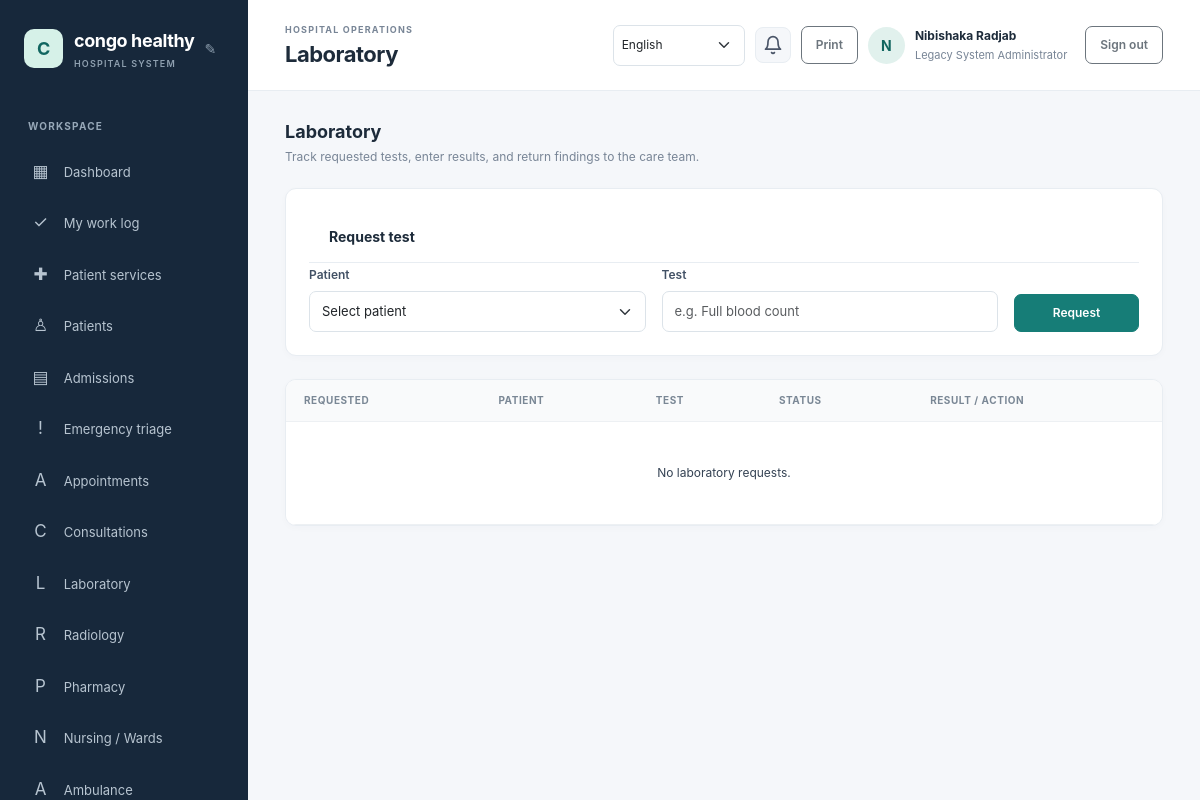
The page /laboratory/index.php (signed in) on the database its author committed.
### tables this page shows
CREATE TABLE `hospital_settings` (
  `setting_key` varchar(80) NOT NULL,
  `setting_value` text NOT NULL,
  `updated_at` timestamp NOT NULL DEFAULT current_timestamp() ON UPDATE current_timestamp()
);

CREATE TABLE `users` (
  `id` bigint(20) UNSIGNED NOT NULL,
  `role_id` tinyint(3) UNSIGNED NOT NULL,
  `full_name` varchar(160) NOT NULL,
  `email` varchar(190) NOT NULL,
  `password_hash` varchar(255) NOT NULL,
  `is_active` tinyint(1) NOT NULL DEFAULT 1,
  `payment_method` enum('bank_transfer','mobile_money','paypal','other') DEFAULT NULL,
  `payment_details` varchar(255) DEFAULT NULL,
  `last_login_at` datetime DEFAULT NULL,
  `created_at` timestamp NOT NULL DEFAULT current_timestamp()
);

CREATE TABLE `roles` (
  `id` tinyint(3) UNSIGNED NOT NULL,
  `role_key` varchar(40) NOT NULL,
  `name` varchar(80) NOT NULL
);

### config/database.php (called while the page is built, shortened)
<?php
$host = getenv('DB_HOST') ?: '127.0.0.1';
$port = getenv('DB_PORT') ?: '3306';
$name = getenv('DB_NAME') ?: 'hospital_management';
$user = getenv('DB_USER') ?: 'root';
$password = getenv('DB_PASSWORD') ?: '';
try {
    $pdo = new PDO(
        "mysql:host={$host};port={$port};dbname={$name};charset=utf8mb4",
        $user,
        $password,
        [
            PDO::ATTR_ERRMODE => PDO::ERRMODE_EXCEPTION,
            PDO::ATTR_DEFAULT_FETCH_MODE => PDO::FETCH_ASSOC,
            PDO::ATTR_EMULATE_PREPARES => false,
        ]
    );
} catch (PDOException $exception) {
    error_log('Database connection failed: ' . $exception->getMessage());
    http_response_code(500);
    exit('Database connection failed. Check the database settings and import database/schema.sql.');
}
return $pdo;

### includes/functions.php (called while the page is built, shortened)
<?php
function e(?string $value): string
{
    return htmlspecialchars($value ?? '', ENT_QUOTES | ENT_SUBSTITUTE, 'UTF-8');
}
function get_hospital_name(): string
{
    global $pdo;
    static $name = null;
    if ($name === null) {
        try {
            $name = (string) $pdo->query(
                "SELECT setting_value FROM hospital_settings WHERE setting_key = 'hospital_name'"
            )->fetchColumn();
        } catch (\Throwable) {
            $name = 'KivuCare';
        }
    }
    return $name;
}

### includes/auth.php (called while the page is built, shortened)
<?php
require_once __DIR__ . '/bootstrap.php';
function require_login(): void
{
    global $pdo;
    $statement = $pdo->prepare(
        'SELECT u.is_active, r.id AS role_id, r.role_key, r.name AS role_name
         FROM users u JOIN roles r ON r.id = u.role_id WHERE u.id = :id'
    );
    $statement->execute(['id' => $_SESSION['user']['id']]);
}
function has_permission(string $permissionKey): bool
{
    static $permissionsByRole = [];
    $roleId = (int) (current_user()['role_id'] ?? 0);
    if (!isset($permissionsByRole[$roleId])) {
        global $pdo;
        $statement = $pdo->prepare(
            'SELECT p.permission_key
             FROM role_permissions rp
             JOIN permissions p ON p.id = rp.permission_id
             WHERE rp.role_id = :role_id'
        );
        $statement->execute(['role_id' => $roleId]);
        $permissionsByRole[$roleId] = array_fill_keys(
            array_column($statement->fetchAll(), 'permission_key'),
            true
        );
    }
    return isset($permissionsByRole[$roleId][$permissionKey]);
}
function current_user(): array
{
    return $_SESSION['user'] ?? [];
}

### laboratory/index.php (the view, shortened to what this page needs)
<?php
require_once __DIR__ . '/../includes/auth.php';
require_login();
$sql='SELECT t.id,t.patient_id,t.test_name,t.status,t.requested_at,p.patient_no,p.first_name,p.last_name,r.result,u.full_name AS recorded_by FROM lab_tests t JOIN patients p ON p.id=t.patient_id LEFT JOIN lab_results r ON r.lab_test_id=t.id LEFT JOIN users u ON u.id=r.recorded_by';$params=[];if(current_user()['role_key']==='doctor'){$sql.=' WHERE t.requested_by=:user';$params['user']=current_user()['id'];}$sql.=' ORDER BY t.requested_at DESC LIMIT 200';$q=$pdo->prepare($sql);$q->execute($params);$tests=$q->fetchAll();
$pageTitle='Laboratory';require __DIR__.'/../includes/header.php'; ?>
<div class="page-heading"><div><h2>Laboratory</h2><p>Track requested tests, enter results, and return findings to the care team.</p></div></div>
<?php if(has_permission('lab.requests.create')): ?><section class="content-card form-card mt-0"><div class="card-heading"><h3>Request test</h3></div><form method="post" class="row g-3"><?= csrf_field() ?><input type="hidden" name="action" value="request"><div class="col-md-5"><label class="form-label">Patient</label><select class="form-select" name="patient_id" required><option value="">Select patient</option><?php foreach($patients as $p): ?><option value="<?= (int)$p['id'] ?>"><?= e($p['patient_no'].' · '.$p['last_name'].', '.$p['first_name']) ?></option><?php endforeach; ?></select></div><div class="col-md-5"><label class="form-label">Test</label><input class="form-control" name="test_name" maxlength="160" placeholder="e.g. Full blood count" required></div><div class="col-md-2 d-flex align-items-end"><button class="btn btn-primary w-100">Request</button></div></form></section><?php endif; ?>
<section class="content-card"><div class="table-responsive"><table class="table"><thead><tr><th>Requested</th><th>Patient</th><th>Test</th><th>Status</th><th>Result / action</th></tr></thead><tbody><?php if(!$tests): ?><tr><td class="empty-state" colspan="5">No laboratory requests.</td></tr><?php endif; ?></tbody></table></div></section>
<?php require __DIR__.'/../includes/footer.php'; ?>

### includes/header.php (shortened to what this page needs)
<?php
$pageTitle = $pageTitle ?? 'Dashboard';
$user = current_user();
$_hospitalName = get_hospital_name();
?>
<!doctype html>
<html lang="en">
<head>
    <link href="https://cdn.jsdelivr.net/npm/bootstrap@5.3.3/dist/css/bootstrap.min.css" rel="stylesheet">
    <link href="/hospital%20management/assets/css/app.css" rel="stylesheet">
</head>
<body>
<div class="app-shell">
    <aside class="sidebar" id="workspace-menu" aria-label="Workspace navigation">
        <div class="brand-wrap">
            <a class="brand" href="/hospital%20management/dashboard.php"><span class="brand-mark"><?= e(strtoupper(substr($_hospitalName, 0, 1))) ?></span><span><?= e($_hospitalName) ?><small>HOSPITAL SYSTEM</small></span></a>
            <?php if (has_permission('settings.manage') || ($user['role_key'] ?? '') === 'hospital_admin'): ?>
            <button id="brand-edit-btn" class="brand-edit-btn" title="Edit hospital name">&#9998;</button>
            <?php endif; ?>
        </div>
        <div class="nav-label">WORKSPACE</div>
        <nav class="nav flex-column">
            <a class="nav-link" href="/hospital%20management/dashboard.php"><span>▦</span> Dashboard</a>
            <?php if (has_permission('work_logs.view_own')): ?>
                <a class="nav-link" href="/hospital%20management/work-log/index.php"><span>✓</span> My work log</a>
            <?php endif; ?>
            <?php if (has_permission('patient_services.view_own') || has_permission('patient_services.view_all')): ?>
                <a class="nav-link" href="/hospital%20management/patient-services/index.php"><span>✚</span> Patient services</a>
            <?php endif; ?>
            <?php if (has_permission('patients.view')): ?>
                <a class="nav-link" href="/hospital%20management/patient/index.php"><span>♙</span> Patients</a>
            <?php endif; ?>
            <?php if (has_permission('admissions.view')): ?>
                <a class="nav-link" href="/hospital%20management/admission/index.php"><span>▤</span> Admissions</a>
            <?php endif; ?>
            <?php if (has_permission('triage.view')): ?>
                <a class="nav-link" href="/hospital%20management/emergency/index.php"><span>!</span> Emergency triage</a>
            <?php endif; ?>
            <?php if (has_permission('appointments.view')): ?>
                <a class="nav-link" href="/hospital%20management/appointments/index.php"><span>A</span> Appointments</a>
            <?php endif; ?>
            <?php if (has_permission('visits.view')): ?>
                <a class="nav-link" href="/hospital%20management/consultations/index.php"><span>C</span> Consultations</a>
            <?php endif; ?>
            <?php if (has_permission('lab.requests.view') || has_permission('lab.results.view')): ?>
                <a class="nav-link" href="/hospital%20management/laboratory/index.php"><span>L</span> Laboratory</a>
            <?php endif; ?>
            <?php if (has_permission('radiology.requests.view') || has_permission('radiology.results.manage')): ?>
                <a class="nav-link" href="/hospital%20management/radiology/index.php"><span>R</span> Radiology</a>
            <?php endif; ?>
            <?php if (has_permission('prescriptions.create') || has_permission('prescriptions.view') || has_permission('pharmacy.dispense')): ?>
                <a class="nav-link" href="/hospital%20management/pharmacy/index.php"><span>P</span> Pharmacy</a>
            <?php endif; ?>
            <?php if (has_permission('nursing_notes.manage')): ?>
                <a class="nav-link" href="/hospital%20management/nursing/index.php"><span>N</span> Nursing / Wards</a>
            <?php endif; ?>
            <?php if (has_permission('ambulance.manage') || has_permission('ambulance.requests.create') || has_permission('emergency_requests.view')): ?>
                <a class="nav-link" href="/hospital%20management/ambulance/index.php"><span>A</span> Ambulance</a>
            <?php endif; ?>
        </nav>
    </aside>
    <main class="main-content">
        <header class="topbar">
            <div class="topbar-heading">
                <div>
                    <div class="eyebrow">HOSPITAL OPERATIONS</div>
                    <h1><?= e($pageTitle) ?></h1>
                </div>
            </div>
            <div class="user-menu">
                <?= render_language_switcher() ?>
                <div class="notif-bell no-print" id="notifBell" title="Notifications" role="button" tabindex="0" aria-haspopup="true" aria-expanded="false">
                    <svg class="notif-icon" xmlns="http://www.w3.org/2000/svg" width="20" height="20" viewBox="0 0 24 24" fill="none" stroke="currentColor" stroke-width="2" stroke-linecap="round" stroke-linejoin="round" aria-hidden="true"><path d="M18 8A6 6 0 0 0 6 8c0 7-3 9-3 9h18s-3-2-3-9"/><path d="M13.73 21a2 2 0 0 1-3.46 0"/></svg>
                </div>
                <button class="btn btn-sm btn-outline-secondary print-page no-print" type="button" onclick="window.print()">Print</button>
                <a class="avatar no-print" href="/hospital%20management/profile.php" title="Edit profile"><?= e(strtoupper(substr($user['full_name'] ?? 'U', 0, 1))) ?></a>
                <a class="user-detail no-print" href="/hospital%20management/profile.php"><strong><?= e($user['full_name'] ?? '') ?></strong><span><?= e($user['role_name'] ?? '') ?></span></a>
                <form method="post" action="/hospital%20management/logout.php" class="ms-2">
                    <button class="btn btn-sm btn-outline-secondary" type="submit">Sign out</button>
                </form>
            </div>
        </header>
        <section class="page-body">

### rows shown on the page
hospital_settings: setting_value "C", setting_value "congo healthy"
users: role.name "Legacy System Administrator"

### other values the page prints
$pageTitle "Laboratory"
substr($user['full_name'] ?? 'U', 0, 1) "N"
$user['full_name'] "Nibishaka Radjab"
form field lang "English"
